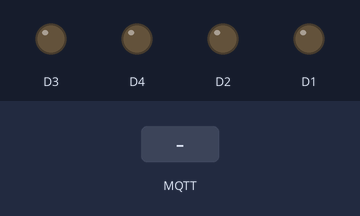
Bench run of a sketch on a simulated ESP8266 (NodeMCU). Shown: output pins drawn as LEDs (lit = HIGH). Inputs (shaded band) come from the test bench. WiFi joins after 1.5 s; servers stay silent unless stated; no MQTT or app messages arrive unless stated; what the sketch prints to the serial monitor is not drawn.

Above: at 2.7 s.
2.8 s: MQTT message "1" arrives on the first subscribed topic
At 5.0 s:
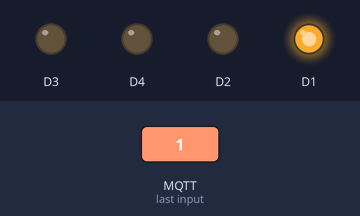
6.0 s: MQTT message "2" arrives on the first subscribed topic
At 9.3 s:
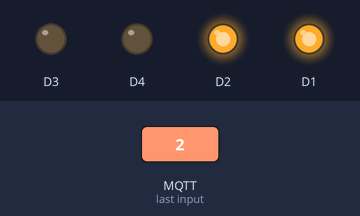
10.0 s: MQTT message "3" arrives on the first subscribed topic
At 13.5 s:
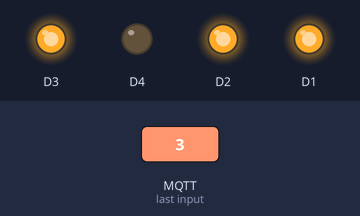
14.0 s: MQTT message "4" arrives on the first subscribed topic
At 17.7 s:
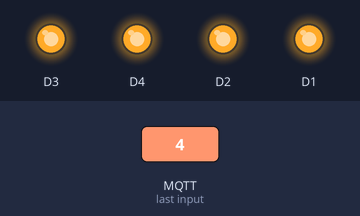
18.0 s: MQTT message "0" arrives on the first subscribed topic
At 21.7 s:
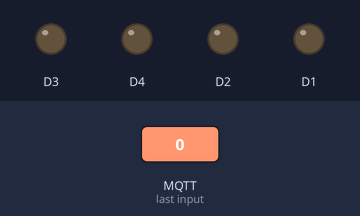
22.0 s: MQTT message "9" arrives on the first subscribed topic
At 25.0 s:
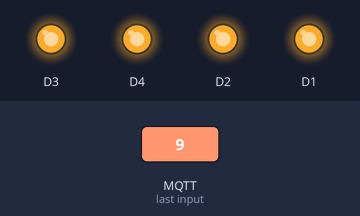
Timing chart, 0 to 26.5 s (numbered marks = the images above; inputs shaded):
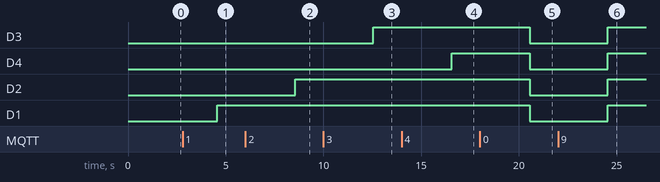

The sketch:

Auto_redue_mqtt.ino
```cpp
#include <ESP8266WiFi.h>
#include <PubSubClient.h>

//--define WiFi information.
const char* ssid = "AAA";
const char* password = "ace12344";

//--define MQTT information.
const char* mqtt_server = "broker.hivemq.com";
const char* mqtt_user = "";
const char* mqtt_password = "";
const int mqtt_port = 1883;

//--define Thing's name
#define ALIAS "node_Auto_redue"

WiFiClient ethClient;
PubSubClient client(mqtt_server,mqtt_port,ethClient);

//call back function
void doSubscribe(char* topic, byte* payload, unsigned int length){
  char strState[length];// declear array size of length.
  for(int i=0;i<length;i++){
    strState[i] = (char)payload[i];
    if(strState[i] == '1'){
       Serial.print(strState[i]);
       digitalWrite(D1, HIGH);
       delay(1000);
     }
    else if(strState[i] == '2'){
       Serial.print(strState[i]);
       digitalWrite(D2, HIGH);
       delay(1000);
     }
    else if(strState[i] == '3'){
       Serial.print(strState[i]);
       digitalWrite(D3, HIGH);
       delay(1000);
     }
    else if(strState[i] == '4'){
       Serial.print(strState[i]);
       digitalWrite(D4, HIGH);
       delay(1000);
     }
    else if(strState[i] == '0'){
       Serial.print(strState[i]);
       digitalWrite(D1, LOW);
       digitalWrite(D2, LOW);
       digitalWrite(D3, LOW);
       digitalWrite(D4, LOW);
       delay(1000);
     }
    else if(strState[i] == '9'){
       digitalWrite(D1, HIGH);
       digitalWrite(D2, HIGH);
       digitalWrite(D3, HIGH);
       digitalWrite(D4, HIGH);
       delay(1000);
     }
  }
  Serial.println();
  String stateStr = String(strState).substring(0,length);
  String head = String(strState).substring(0,1);
}

//user defined function
void reconnect(){
    while(!client.connected()){
    if(client.connect(ALIAS,mqtt_user,mqtt_password)){
      Serial.println("MQTT has connected...");
      client.subscribe("/auto_redue/mqtt/control/motor");
    }else{
      Serial.print("Fail to connect, Error ");Serial.println(client.state());
    }
  }
}


void setup() {
  pinMode(D1, OUTPUT);
  pinMode(D2, OUTPUT);
  pinMode(D3, OUTPUT);
  pinMode(D4, OUTPUT);

  // put your setup code here, to run once:
  Serial.begin(9600);
  //setup WiFi
  WiFi.begin(ssid,password);
  while(WiFi.status() != WL_CONNECTED){
    Serial.print(".");
    delay(500);
  }
  Serial.println("WiFi has connected....");
  Serial.print("IP Address:");Serial.println(WiFi.localIP());

  //setup MQTT
  client.setServer(mqtt_server,mqtt_port);
  client.setCallback(doSubscribe);

  reconnect();
}

void loop() {
  // put your main code here, to run repeatedly:
  if(!client.connected()){
    reconnect();
  }
  client.loop(); //interact to server, tell server, it still alive.

  delay(3000);

}
```

Measured:
- after the input at 2.8 s, D1: LOW → HIGH after 1.8 s
- after the input at 6.0 s, D2: LOW → HIGH after 2.6 s
- after the input at 10.0 s, D3: LOW → HIGH after 2.6 s
- after the input at 14.0 s, D4: LOW → HIGH after 2.6 s
- after the input at 18.0 s, D3, D4, D2, D1: HIGH → LOW after 2.6 s
- after the input at 22.0 s, D3, D4, D2, D1: LOW → HIGH after 2.6 s
